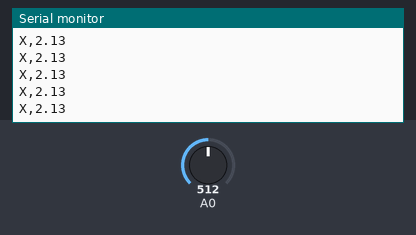
A sketch run on a simulated Arduino Uno, built with avr-gcc and run on an emulated ATmega328P. On the bench: the last lines printed to the serial monitor. The inputs (shaded band) are chosen by the test bench; at power-on: A0 = 512.

Above: at 1.2 s.
1.3 s: A0 set to 716
At 1.56 s:
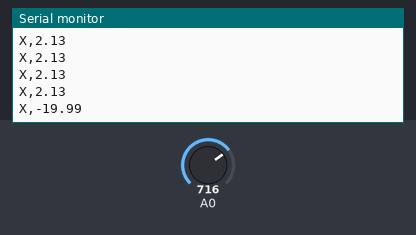
2.8 s: A0 set to 900
At 2.96 s:
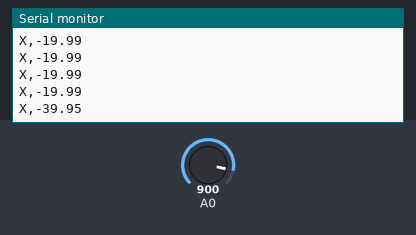
Timing chart, 0 to 5.8 s (numbered marks = the images above; inputs shaded):
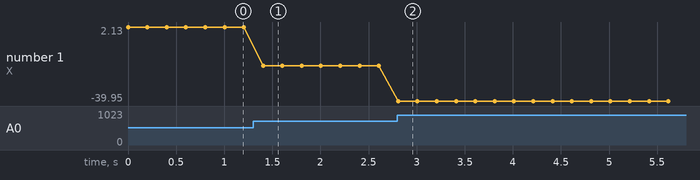

Measured:
- after the input at 1.3 s, the serial monitor: prints a new line after 0.10 s (image 1)
- after the input at 2.8 s, the serial monitor: prints a new line at once (image 2)
- plotted number 1: 2.13 → -19.99 after the input at 1.3 s, -19.99 → -39.95 after the input at 2.8 s

The sketch:

Depth_sensor_lab3.ino
```cpp
  //setup function:
void setup(){
  // initialize serial communication at 9600 bits per second:
Serial.begin(9600);
}


// the loop routine runs over and over again forever:
void loop() {
    // read the input on analog pin 0:
   int sensorValue = analogRead(A0);
    // Convert the analog reading (which goes from 0 - 1023) to a voltage (0 - 5V):
   float voltage = sensorValue * (5.0 / 1023.0);
   // Converts the analog reading to cm:
   float distance = -22.19*voltage+57.66;

  // print out the value you read in this case distance (or change to voltage to see voltage):
  Serial.print("X,"); Serial.print(distance); Serial.print(" ");
  Serial.println(" ");
  //delay slows down the reading:
  delay (200);
}
```
